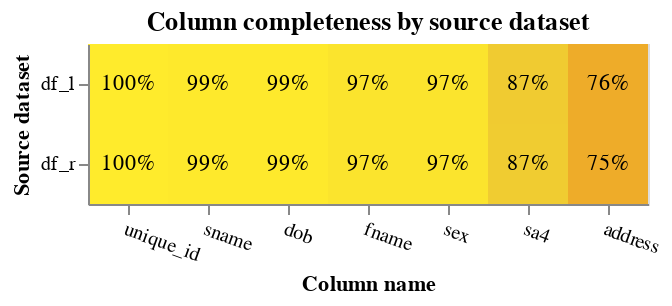

Write notebook code for a chart like this one.
### Code cell
completeness_chart(
    [df_l, df_r],
    db_api,
    ['unique_id', 'fname', 'sname', 'sex', 'dob', 'sa4', 'address'],
    table_names_for_chart=['df_l', 'df_r'],
)

### Figure 1 — Vega-Lite specification as saved in the notebook (floating-point values rounded to 4 significant figures)
{"config": {"view": {"continuousWidth": 400, "continuousHeight": 300}}, "layer": [{"mark": "rect", "encoding": {"color": {"field": "completeness", "legend": null, "scale": {"scheme": "darkred", "zero": true}, "type": "quantitative"}, "tooltip": [{"field": "source_dataset", "title": "Source dataset", "type": "nominal"}, {"field": "total_rows_inc_nulls", "format": ",", "title": "# of records", "type": "quantitative"}, {"field": "column_name", "title": "Column name", "type": "nominal"}, {"field": "total_null_rows", "format": ",", "title": "# of nulls", "type": "quantitative"}, {"field": "completeness", "format": ".1%", "type": "quantitative"}], "x": {"axis": {"labelAngle": 20}, "field": "column_name", "sort": {"field": "mean_comp", "order": "descending"}, "title": "Column name", "type": "nominal"}, "y": {"field": "source_dataset", "title": "Source dataset", "type": "nominal"}}, "title": "Column completeness by source dataset", "transform": [{"joinaggregate": [{"op": "mean", "field": "completeness", "as": "mean_comp"}], "groupby": ["column_name"]}]}, {"mark": {"type": "text"}, "encoding": {"color": {"condition": {"test": "datum['completeness'] < 0.5", "value": "white"}, "value": "black"}, "text": {"field": "completeness", "format": ".0%", "type": "quantitative"}, "x": {"axis": {"labelAngle": 0}, "field": "column_name", "sort": {"field": "mean_comp", "order": "descending"}, "type": "nominal"}, "y": {"field": "source_dataset", "type": "nominal"}}, "transform": [{"joinaggregate": [{"op": "mean", "field": "completeness", "as": "mean_comp"}], "groupby": ["column_name"]}]}], "data": {"name": "data-58bc794b1dbdc4c0751b177ea4f4ea1c"}, "height": {"step": 40}, "width": {"step": 40}, "$schema": "https://vega.github.io/schema/vega-lite/v5.9.3.json", "datasets": {"data-58bc794b1dbdc4c0751b177ea4f4ea1c": [{"source_dataset": "df_l", "column_name": "unique_id", "total_null_rows": 0, "total_rows_inc_nulls": 92700, "completeness": 1.0}, {"source_dataset": "df_r", "column_name": "unique_id", "total_null_rows": 0, "total_rows_inc_nulls": 92700, "completeness": 1.0}, {"source_dataset": "df_l", "column_name": "fname", "total_null_rows": 2781, "total_rows_inc_nulls": 92700, "completeness": 0.97}, {"source_dataset": "df_r", "column_name": "fname", "total_null_rows": 2781, "total_rows_inc_nulls": 92700, "completeness": 0.97}, {"source_dataset": "df_l", "column_name": "sname", "total_null_rows": 927, "total_rows_inc_nulls": 92700, "completeness": 0.99}, {"source_dataset": "df_r", "column_name": "sname", "total_null_rows": 927, "total_rows_inc_nulls": 92700, "completeness": 0.99}, {"source_dataset": "df_l", "column_name": "sex", "total_null_rows": 2781, "total_rows_inc_nulls": 92700, "completeness": 0.97}, {"source_dataset": "df_r", "column_name": "sex", "total_null_rows": 2781, "total_rows_inc_nulls": 92700, "completeness": 0.97}, {"source_dataset": "df_l", "column_name": "dob", "total_null_rows": 959, "total_rows_inc_nulls": 92700, "completeness": 0.9897}, {"source_dataset": "df_r", "column_name": "dob", "total_null_rows": 962, "total_rows_inc_nulls": 92700, "completeness": 0.9896}, {"source_dataset": "df_r", "column_name": "sa4", "total_null_rows": 12395, "total_rows_inc_nulls": 92700, "completeness": 0.8663}, {"source_dataset": "df_l", "column_name": "sa4", "total_null_rows": 12421, "total_rows_inc_nulls": 92700, "completeness": 0.866}, {"source_dataset": "df_l", "column_name": "address", "total_null_rows": 22687, "total_rows_inc_nulls": 92700, "completeness": 0.7553}, {"source_dataset": "df_r", "column_name": "address", "total_null_rows": 22776, "total_rows_inc_nulls": 92700, "completeness": 0.7543}]}}
